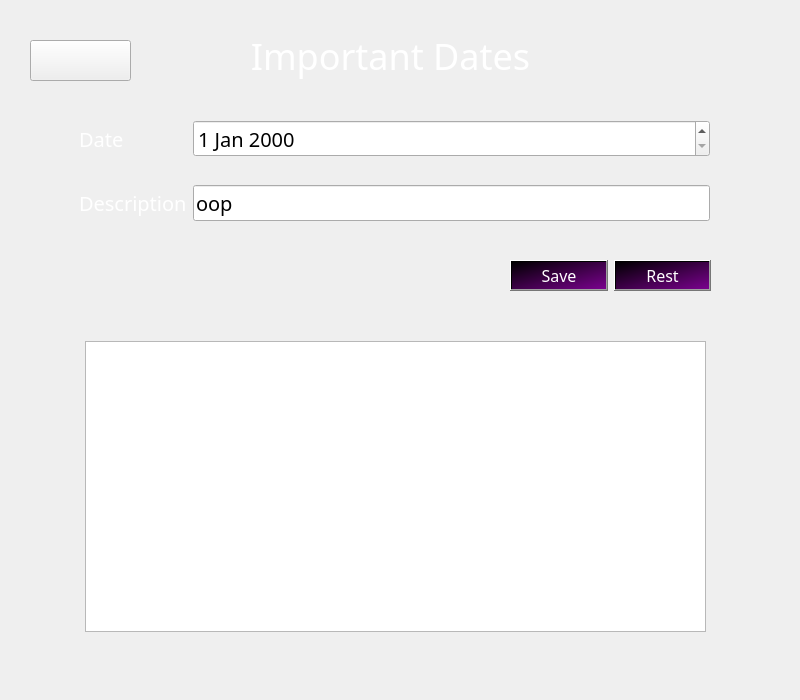
<?xml version="1.0" encoding="UTF-8"?>
<ui version="4.0">
 <class>AddImportantDates</class>
 <widget class="QDialog" name="AddImportantDates">
  <property name="geometry">
   <rect>
    <x>0</x>
    <y>0</y>
    <width>800</width>
    <height>700</height>
   </rect>
  </property>
  <property name="maximumSize">
   <size>
    <width>800</width>
    <height>700</height>
   </size>
  </property>
  <property name="font">
   <font>
    <family>Sitka Banner</family>
   </font>
  </property>
  <property name="windowTitle">
   <string>ImportantDates</string>
  </property>
  <property name="windowIcon">
   <iconset resource="src.qrc">
    <normaloff>:/images/ghjk.png</normaloff>:/images/ghjk.png</iconset>
  </property>
  <widget class="QLabel" name="label">
   <property name="geometry">
    <rect>
     <x>240</x>
     <y>30</y>
     <width>301</width>
     <height>51</height>
    </rect>
   </property>
   <property name="font">
    <font>
     <family>Sitka Banner</family>
     <pointsize>27</pointsize>
    </font>
   </property>
   <property name="styleSheet">
    <string notr="true">color: rgb(255, 255, 255);</string>
   </property>
   <property name="text">
    <string>Important Dates</string>
   </property>
   <property name="alignment">
    <set>Qt::AlignmentFlag::AlignCenter</set>
   </property>
  </widget>
  <widget class="QWidget" name="formLayoutWidget">
   <property name="geometry">
    <rect>
     <x>79</x>
     <y>120</y>
     <width>631</width>
     <height>121</height>
    </rect>
   </property>
   <layout class="QFormLayout" name="formLayout">
    <property name="verticalSpacing">
     <number>28</number>
    </property>
    <item row="0" column="0">
     <widget class="QLabel" name="label_2">
      <property name="font">
       <font>
        <family>Sitka Banner</family>
        <pointsize>15</pointsize>
       </font>
      </property>
      <property name="styleSheet">
       <string notr="true">color: rgb(255, 255, 255);</string>
      </property>
      <property name="text">
       <string>Date</string>
      </property>
     </widget>
    </item>
    <item row="0" column="1">
     <widget class="QDateEdit" name="ImDate">
      <property name="font">
       <font>
        <family>Sitka Banner</family>
        <pointsize>15</pointsize>
       </font>
      </property>
     </widget>
    </item>
    <item row="1" column="0">
     <widget class="QLabel" name="label_3">
      <property name="font">
       <font>
        <family>Sitka Banner</family>
        <pointsize>15</pointsize>
       </font>
      </property>
      <property name="styleSheet">
       <string notr="true">color: rgb(255, 255, 255);</string>
      </property>
      <property name="text">
       <string>Description</string>
      </property>
     </widget>
    </item>
    <item row="1" column="1">
     <widget class="QLineEdit" name="ImDesc">
      <property name="font">
       <font>
        <family>Sitka Banner</family>
        <pointsize>15</pointsize>
       </font>
      </property>
      <property name="text">
       <string>oop</string>
      </property>
     </widget>
    </item>
   </layout>
  </widget>
  <widget class="QTableView" name="ImpotantDatesTable">
   <property name="geometry">
    <rect>
     <x>85</x>
     <y>341</y>
     <width>621</width>
     <height>291</height>
    </rect>
   </property>
   <property name="font">
    <font>
     <family>Sitka Banner</family>
     <pointsize>12</pointsize>
    </font>
   </property>
  </widget>
  <widget class="QWidget" name="layoutWidget">
   <property name="geometry">
    <rect>
     <x>510</x>
     <y>260</y>
     <width>201</width>
     <height>31</height>
    </rect>
   </property>
   <layout class="QHBoxLayout" name="horizontalLayout">
    <item>
     <widget class="QPushButton" name="ImSave">
      <property name="font">
       <font>
        <family>Sitka Banner</family>
        <pointsize>12</pointsize>
       </font>
      </property>
      <property name="cursor">
       <cursorShape>PointingHandCursor</cursorShape>
      </property>
      <property name="styleSheet">
       <string notr="true">background-color: qlineargradient(spread:pad, x1:0, y1:0, x2:1, y2:1, stop:0 rgba(0, 0, 0, 255), stop:1 rgba(122, 1, 142, 255));
color: rgb(255, 255, 255);</string>
      </property>
      <property name="text">
       <string>Save</string>
      </property>
     </widget>
    </item>
    <item>
     <widget class="QPushButton" name="ImReset">
      <property name="font">
       <font>
        <family>Sitka Banner</family>
        <pointsize>12</pointsize>
       </font>
      </property>
      <property name="cursor">
       <cursorShape>PointingHandCursor</cursorShape>
      </property>
      <property name="styleSheet">
       <string notr="true">background-color: qlineargradient(spread:pad, x1:0, y1:0, x2:1, y2:1, stop:0 rgba(0, 0, 0, 255), stop:1 rgba(122, 1, 142, 255));
color: rgb(255, 255, 255);</string>
      </property>
      <property name="text">
       <string>Rest</string>
      </property>
     </widget>
    </item>
   </layout>
  </widget>
  <widget class="QLabel" name="label_4">
   <property name="geometry">
    <rect>
     <x>-40</x>
     <y>-50</y>
     <width>1091</width>
     <height>791</height>
    </rect>
   </property>
   <property name="styleSheet">
    <string notr="true">image: url(:/images/6070859.jpg);</string>
   </property>
   <property name="text">
    <string/>
   </property>
  </widget>
  <widget class="QPushButton" name="BackIm">
   <property name="geometry">
    <rect>
     <x>30</x>
     <y>40</y>
     <width>101</width>
     <height>41</height>
    </rect>
   </property>
   <property name="cursor">
    <cursorShape>PointingHandCursor</cursorShape>
   </property>
   <property name="styleSheet">
    <string notr="true">image: url(:/images/left-arrow.png);</string>
   </property>
   <property name="text">
    <string/>
   </property>
  </widget>
  <zorder>label_4</zorder>
  <zorder>label</zorder>
  <zorder>formLayoutWidget</zorder>
  <zorder>ImpotantDatesTable</zorder>
  <zorder>layoutWidget</zorder>
  <zorder>BackIm</zorder>
 </widget>
 <resources>
  <include location="src.qrc"/>
 </resources>
 <connections/>
</ui>
